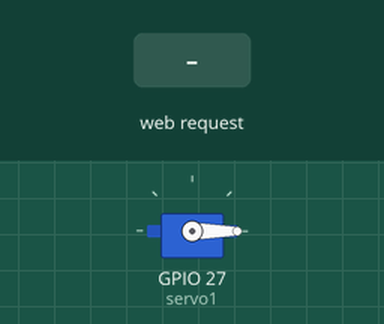
Recording of a sketch running on a simulated ESP32. Shown: servo. The test bench sets the inputs (shaded band). WiFi joins after 1.5 s; servers stay silent unless stated; what the sketch prints to the serial monitor is not drawn.

Above: at 2.7 s.
2.8 s: HTTP request GET /13/on received
At 3.8 s:
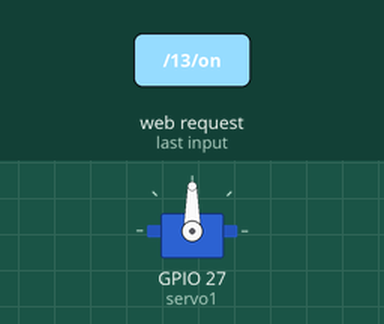
Timing chart, 0 to 9.3 s (numbered marks = the images above; inputs shaded):
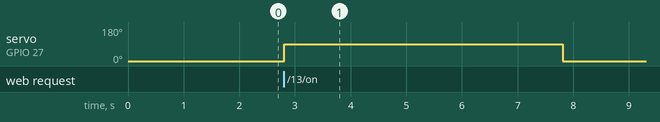

Measured:
- after the input at 2.8 s, servo on GPIO 27 (servo1): 0° → 90° at once, → 0° 5.0 s later

The sketch:

esp_servo_multiple.ino
```cpp
#include <WiFi.h>
#include <Servo.h>

Servo servo1;  // create servo object to control a servo
Servo servo2;
Servo servo3;
Servo servo4;

String output13State = "off";
String output12State = "off";
String output14State = "off";
String output27State = "off";

// twelve servo objects can be created on most boards

// GPIO the servo is attached to
static const int servoPin = 13;

// Replace with your network credentials
const char* ssid     = "CHAMBER";
const char* password = "shadot16210";

// Set web server port number to 80
WiFiServer server(80);

// Variable to store the HTTP request
String header;

// Decode HTTP GET value
String valueString = String(5);
int pos1 = 0;
int pos2 = 0;

// Current time
unsigned long currentTime = millis();
// Previous time
unsigned long previousTime = 0;
// Define timeout time in milliseconds (example: 2000ms = 2s)
const long timeoutTime = 2000;

void setup() {
  Serial.begin(115200);

  servo1.attach(13);  // attaches the servo on the servoPin to the servo object
  servo1.attach(12);
  servo1.attach(14);
  servo1.attach(27);

  servo1.write(0);
  servo2.write(0);
  servo3.write(0);
  servo4.write(0);

  // Connect to Wi-Fi network with SSID and password
  Serial.print("Connecting to ");
  Serial.println(ssid);
  WiFi.begin(ssid, password);
  while (WiFi.status() != WL_CONNECTED) {
    delay(500);
    Serial.print(".");
  }
  // Print local IP address and start web server
  Serial.println("");
  Serial.println("WiFi connected.");
  Serial.println("IP address: ");
  Serial.println(WiFi.localIP());
  server.begin();
}

void loop(){
  WiFiClient client = server.available();   // Listen for incoming clients

  if (client) {                             // If a new client connects,
    currentTime = millis();
    previousTime = currentTime;
    Serial.println("New Client.");          // print a message out in the serial port
    String currentLine = "";                // make a String to hold incoming data from the client
    while (client.connected() && currentTime - previousTime <= timeoutTime) { // loop while the client's connected
      currentTime = millis();
      if (client.available()) {             // if there's bytes to read from the client,
        char c = client.read();             // read a byte, then
        Serial.write(c);                    // print it out the serial monitor
        header += c;
        if (c == '\n') {                    // if the byte is a newline character
          // if the current line is blank, you got two newline characters in a row.
          // that's the end of the client HTTP request, so send a response:
          if (currentLine.length() == 0) {
            // HTTP headers always start with a response code (e.g. HTTP/1.1 200 OK)
            // and a content-type so the client knows what's coming, then a blank line:
            client.println("HTTP/1.1 200 OK");
            client.println("Content-type:text/html");
            client.println("Connection: close");
            client.println();

            // Display the HTML web page
            client.println("<!DOCTYPE html><html>");
            client.println("<head><meta name=\"viewport\" content=\"width=device-width, initial-scale=1\">");
            client.println("<link rel=\"icon\" href=\"data:,\">");
            // CSS to style the on/off buttons
            // Feel free to change the background-color and font-size attributes to fit your preferences
            client.println("<style>body { text-align: center; font-family: \"Trebuchet MS\", Arial; margin-left:auto; margin-right:auto;}");
            //client.println(".slider { width: 300px; }</style>");
            client.println(".button { background-color: #4CAF50; border: none; color: white; padding: 16px 40px;");
            //client.println("<script src=\"https://ajax.googleapis.com/ajax/libs/jquery/3.3.1/jquery.min.js\"></script>");
             client.println("text-decoration: none; font-size: 30px; margin: 2px; cursor: pointer;}");
            client.println(".button2 {background-color: #555555;}</style></head>");
            client.println(".button3 {background-color: #555555;}</style></head>");
            client.println(".button4 {background-color: #555555;}</style></head>");


            // Web Page
            client.println("</head><body><h1>ESP32 with Servo</h1>");
            //client.println("<p>Position: <span id=\"servoPos\"></span></p>");
            //client.println("<input type=\"range\" min=\"0\" max=\"180\" class=\"slider\" id=\"servoSlider\" onchange=\"servo(this.value)\" value=\""+valueString+"\"/>");

            //client.println("<script>var slider = document.getElementById(\"servoSlider\");");
            //client.println("var servoP = document.getElementById(\"servoPos\"); servoP.innerHTML = slider.value;");
            //client.println("slider.oninput = function() { slider.value = this.value; servoP.innerHTML = this.value; }");
            //client.println("$.ajaxSetup({timeout:1000}); function servo(pos) { ");
            //client.println("$.get(\"/?value=\" + pos + \"&\"); {Connection: close};}</script>");

            //client.println("</body></html>");

            //GET /?value=180& HTTP/1.1
            if (header.indexOf("GET /13/on") >= 0) {
              Serial.println("GPIO 13 on");
              //output26State = "on";
              //digitalWrite(output26, HIGH);
              servo1.write(90);
              delay(5000);
              servo1.write(0);
              delay(100);

            } else if (header.indexOf("GET /12/on") >= 0) {
              Serial.println("GPIO 12 on");
              //output26State = "off";
              //digitalWrite(output26, LOW);
              servo1.write(90);
              delay(100);
              servo2.write(90);
              delay(5000);
              servo1.write(0);
              delay(100);
              servo2.write(0);
              delay(100);
            } else if (header.indexOf("GET /14/on") >= 0) {
              Serial.println("GPIO 24 on");
              //output27State = "on";
              //digitalWrite(output27, HIGH);
              servo1.write(90);
              delay(100);
              servo2.write(90);
              delay(100);
              servo3.write(90);
              delay(5000);
              servo1.write(0);
              delay(100);
              servo2.write(0);
              delay(100);
              servo3.write(0);
              delay(100);
            } else if (header.indexOf("GET /27/on") >= 0) {
              Serial.println("GPIO 27 on");
              //output27State = "off";
              //digitalWrite(output27, LOW);
              servo1.write(90);
              delay(100);
              servo2.write(90);
              delay(100);
              servo3.write(90);
              delay(100);
              servo4.write(90);
              delay(5000);
              servo1.write(0);
              delay(100);
              servo2.write(0);
              delay(100);
              servo3.write(0);
              delay(100);
              servo4.write(0);
              delay(100);
            }
            // The HTTP response ends with another blank line
            client.println();
            // Break out of the while loop
            break;
          } else { // if you got a newline, then clear currentLine
            currentLine = "";
          }
        } else if (c != '\r') {  // if you got anything else but a carriage return character,
          currentLine += c;      // add it to the end of the currentLine
        }
      }
    }
    // Clear the header variable
    header = "";
    // Close the connection
    client.stop();
    Serial.println("Client disconnected.");
    Serial.println("");
  }
}
```
